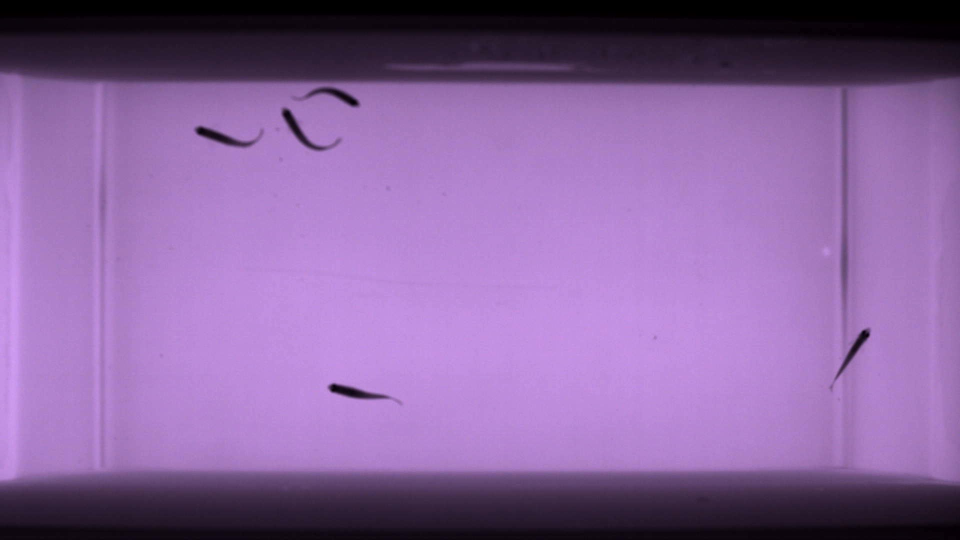
#> input picture python/moment.jpg, 1920 x 1080 px (shown at 1/2 size)
$ python center_of_shape.py
#> lines starting #> are read from the running program, lines starting #| are printed output that depends on the picture; after the words box and inside, x2 and y2 are one past the last pixel; in counts of white or black regions, pixels touching at a corner belong together
# -*- coding: utf-8 -*-
"""
Created on Mon Apr 22 13:52:49 2019

@author: Niclas
"""
import numpy as np
import imutils
import cv2
from skimage.morphology import skeletonize_3d


# load the image, convert it to grayscale, blur it slightly,
# and threshold it
image = cv2.imread('moment.jpg')
#> image is the input picture: shape (1080, 1920, 3); mean B, G, R 157.8, 100, 136.7
image = image[167:972, 0:1920]
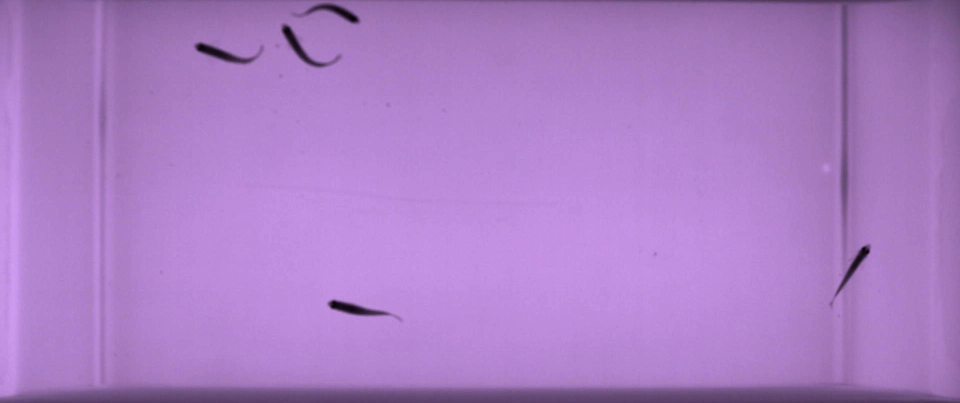
#> image: shape (805, 1920, 3) (shown at 1/2 size); mean B, G, R 197.7, 126.1, 171.1
gray = cv2.cvtColor(image, cv2.COLOR_BGR2GRAY)
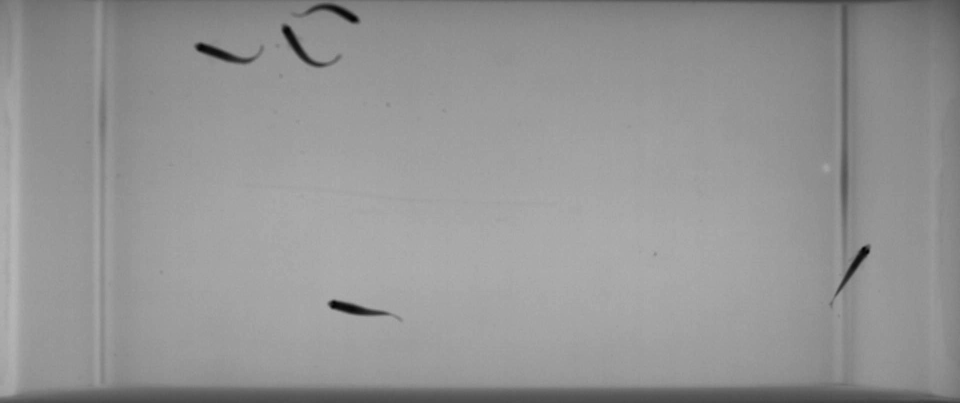
#> gray: shape (805, 1920) (shown at 1/2 size); min 1, max 184, mean 147.7
blurred = cv2.GaussianBlur(gray, (5, 5), 0)
thresh = cv2.threshold(blurred, 60, 255, cv2.THRESH_BINARY)[1]
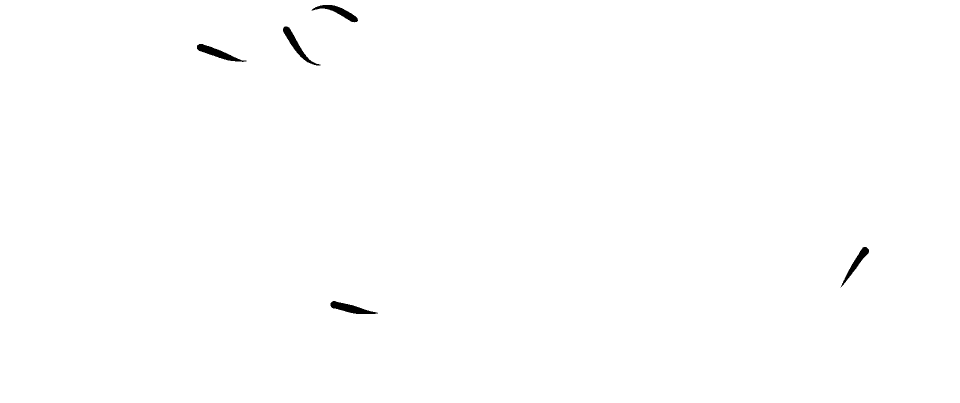
#> thresh: shape (805, 1920) (shown at 1/2 size); 99.7% white; 5 black regions, box (x1, y1, x2, y2) and area: (394, 88, 493, 124) 1147, (566, 53, 641, 131) 1098, (661, 602, 756, 628) 1097, (623, 10, 716, 45) 990, (1681, 494, 1738, 575) 903
#image = thresh

#roi = thresh[167:972, 0:1920]
roi = cv2.bitwise_not(thresh)
#cv2.rectangle(image,(0,166),(1920,972),(0,255,0),1)

skeleton = skeletonize_3d(roi)
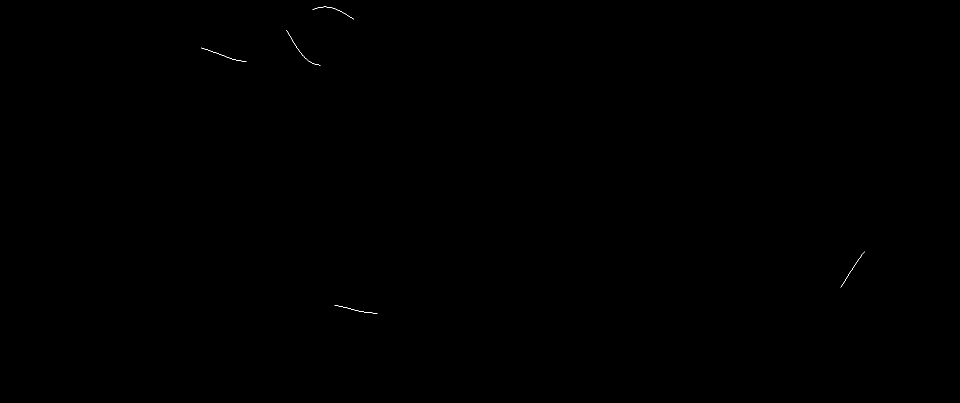
#> skeleton: shape (805, 1920) (shown at 1/2 size); 0.03% white in thin lines or dots, all inside (x1, y1, x2, y2) = (402, 13, 1730, 627)


#print(np.where(skeleton == 1))
#print(skeleton[626][750])

# find contours in the thresholded image
cnts = cv2.findContours(roi.copy(), cv2.RETR_EXTERNAL,
	cv2.CHAIN_APPROX_SIMPLE)
#> cnts = 5 contours; box (x1, y1, x2, y2) and area: (394, 88, 493, 124) 1044, (661, 602, 756, 628) 999, (566, 53, 641, 131) 999, (623, 10, 716, 45) 895, (1681, 494, 1738, 575) 819
cnts = imutils.grab_contours(cnts)

# loop over the contours
for (i, c) in enumerate(cnts):
	# compute the center of the contour
    M = cv2.moments(c)
    cX = int(M["m10"] / M["m00"])
    cY = int(M["m01"] / M["m00"])

	# draw the contour and center of the shape on the image
    cv2.drawContours(image, [c], -1, (0, 255, 0), 1)
	#cv2.circle(image, (cX, cY), 2, (255, 255, 255), -2)
    cv2.putText(image, "ID#{}".format(i + 1) , (cX + 10, cY + 30),
		cv2.FONT_HERSHEY_SIMPLEX, 0.5, (255, 255, 255), 1)
#> this loop made 5 passes
#> (cX, cY) on passes 1 to 5: (699, 616), (1713, 524), (432, 105), (591, 88), (678, 24)
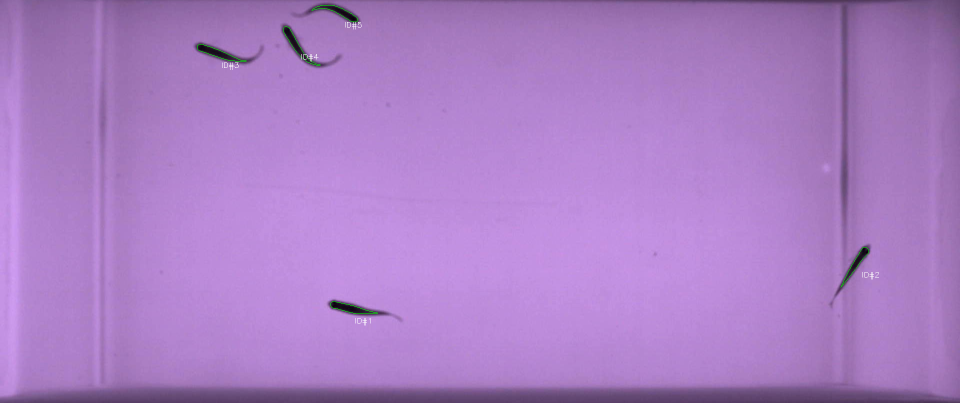
#> image: shape (805, 1920, 3) (shown at 1/2 size); 0.1% of pixels changed, all inside (x1, y1, x2, y2) = (394, 10, 1758, 651)


rows = len(skeleton[1])
#> rows = 1920
cols = len(skeleton)
#> cols = 805
for i in range(cols):
    for j in range(rows):
        if skeleton[i][j] == 255:
            cv2.circle(image, (j,i), 0, (0, 255, 0), -2)
#> image: shape (805, 1920, 3); 0.03% of pixels changed, all inside (x1, y1, x2, y2) = (402, 13, 1730, 627)


# show the image
cv2.imshow("Image", image)
cv2.waitKey(0) & 0xFF
cv2.destroyAllWindows()
